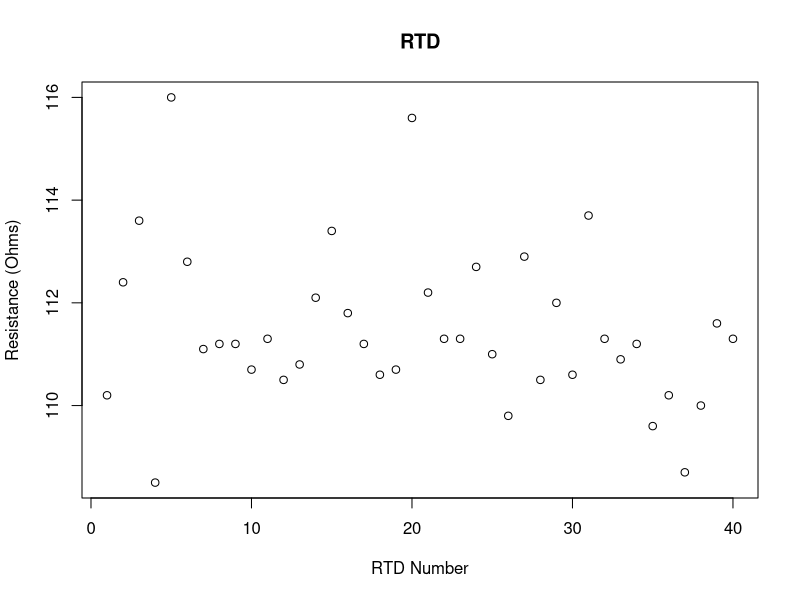

Source code (R):
# Michael Gunnarson
# Summer 2022
# Written in R 4.2.0

rm(list = ls())


# forty RTD's placed in 0.0 C ice bath, room temp = 30 C

R = c(110.2, 112.4, 113.6, 108.5, 116.0, 112.8, 111.1, 111.2, 
	111.2, 110.7, 111.3, 110.5, 110.8, 112.1, 113.4, 111.8, 
	111.2, 110.6, 110.7, 115.6, 112.2, 111.3, 111.3, 112.7, 
	111.0, 109.8, 112.9, 110.5, 112.0, 110.6, 113.7, 111.3, 
	110.9, 111.2, 109.6, 110.2, 108.7, 110.0, 111.6, 111.3)


dev.new()
plot(R, xlab = "RTD Number", ylab = "Resistance (Ohms)", main = "RTD")


### Functions



Newt <- function(ma) {
	# create function "func" st
	# if y = f(x)
	# func = f(x)-y, where y is fixed and x is the desired solution
	# found iteratively

	# initialize

	count = 0
	res = 1
	
	while(res > 1e-6 & count < 10000) {
		count = count +1
	
	
	
		if(count == 1) {
			ma_last = ma - 0.1 # manufacture one point
			f1 = func(ma_last)
		}

		f2 = func(ma)
		df = (f2-f1)/(ma-ma_last)
		ma_new = ma - f2/df
	
		res = abs(f2)

		# shift variables
		f1 = f2
		ma_last = ma
		ma = ma_new
		# at end of it all, desired mach number is ma_last
	}
	return(list(ma_last,res,count))
}


# test data:
# g = seq(from = 0, to = 4, length.out = 1000)
# f = x^2


trapz  <- function(x,y) {
	# trapezoidal integrator based on already known x,y data
	# x must be of equal distance, i don't think R could handle
	# trying to integrate anything else.  It couldn't handle the check
	# last time I tried it.
	dx = x[2]-x[1]
	end = length(x)

	A = dx/2*y[1] + sum(dx*y[2:(end-1)]) + dx/2*y[end]
	return(A)
	
}

# trapz(g,f)


mean_p_boot <- function(x,b,P) {
	# parametric bootstrap based off of code from professor shaw
	# at present, only takes on b value
	# beta values assumed normal distrbution
	# parametric is where the curve is assumed normal pdf distribution
	# nonparametric is where the resampling creates its own pdf distribution

	M = 1e4
	S = numeric(M)
	N = length(x)
	xbar = mean(x)
	sx = sd(x)
	for (m in 1:M) {
		xSample = rnorm(n = N, mean = xbar, sd = sx)
		beta = rnorm(n=1, mean=0, sd = b)
		xSample = xSample + beta
		S[m] <- mean(xSample)
	}
	Pmin = (1-P)/2
	Pmax = (1+P)/2
	
	return(list(mean(S),quantile(S, probs = c(Pmin,Pmax))))
	# quantile is 95% confidence level
	# mean is mean(S) with a 95% confidence level that it lies between
	# quantile values		
}


sd_p_boot <- function(x,b,P) {
	# parametric bootstrap based off of code from professor shaw
	# at present, only takes on b value
	# beta values assumed normal distrbution

	M = 1e4
	S = numeric(M)
	N = length(x)
	xbar = mean(x)
	sx = sd(x)
	for (m in 1:M) {
		xSample = rnorm(n = N, mean = xbar, sd = sx)
		beta = rnorm(n=1, mean=0, sd = b)
		xSample = xSample + beta
		S[m] <- sd(xSample)
	}
	Pmin = (1-P)/2
	Pmax = (1+P)/2
	
	return(list(mean(S),quantile(S, probs = c(Pmin,Pmax))))
	# quantile is 95% confidence level
	# the standard deviation is sd(S) with a 95% confidence level that it lies between
	# quantile values		
}



mean_np_boot <- function(x,b,P) {
	# nonparametric bootstrap based off of code from professor shaw
	# at present, only takes on b value
	# beta values assumed normal distrbution

	M = 1e4
	S = numeric(M)
	N = length(x)
	xbar = mean(x)
	sx = sd(x)
	for (m in 1:M) {
		xSample = sample(x, size = N, replace = TRUE)
		beta = rnorm(n=1, mean=0, sd = b)
		xSample = xSample + beta
		S[m] <- mean(xSample)
	}
	Pmin = (1-P)/2
	Pmax = (1+P)/2
	
	return(list(mean(S),quantile(S, probs = c(Pmin,Pmax))))
	# quantile is 95% confidence level
	# mean is mean(S) with a 95% confidence level that it lies between
	# quantile values		
}


sd_np_boot <- function(x,b,P) {
	# parametric bootstrap based off of code from professor shaw
	# at present, only takes on b value
	# beta values assumed normal distrbution

	M = 1e4
	S = numeric(M)
	N = length(x)
	xbar = mean(x)
	sx = sd(x)
	for (m in 1:M) {
		xSample = sample(x, size = N, replace = TRUE)
		beta = rnorm(n=1, mean=0, sd = b)
		xSample = xSample + beta
		S[m] <- sd(xSample)
	}
	Pmin = (1-P)/2
	Pmax = (1+P)/2
	
	return(list(mean(S),quantile(S, probs = c(Pmin,Pmax))))
	# quantile is 95% confidence level
	# the standard deviation is sd(S) with a 95% confidence level that it lies between
	# quantile values		
}





### 1.  Identify/quantify errors, random, systematic, in-evaluatable

random_errors = c('Resolution')
systematic_errors = c('Accuracy', '0.9% + 2')
inevaluatable_errors = c('Linearity')

random_errors
systematic_errors
inevaluatable_errors

### 2.  Identify outliers using Chauvenet's criterion, remove at end

m = mean(R)
N = length(R)
sdR = sd(R)

# translate to z:

z = (R-m)/sdR
P = 1-1/(2*N)

func <- function(zeta) {
	# set output of zeta function to be P/2
	# write function such that it is equal to zero (g = f(x) - y)
	int_fun <- function(zeta) {
		# integral part of the funciton, to be called by
		# trapezoidal rule function
		int = exp(-zeta^2/2)
		return(int)
	}
	x = seq(from = 0, to = zeta, length.out = 10000)
	y = int_fun(x)
	zer = 1/(2*pi)^0.5 * trapz(x,y) - P/2

}

z_max = Newt(0.2)[[1]] # newton's method to solve for Z_max

remove = R[abs(z) >= z_max]
chauv = R[abs(z) < z_max]

mchv = mean(chauv)
Nchv = length(chauv)
sdchv  = sd(chauv)

m = mchv
N = Nchv
sdR = sdchv

### 3.  Evaluate 95% uncertainty interval for the mean of population using
      # non parametric M.C. approach.  Parametric MC can be used for systematic errors
	

# with code from professor Shaw:

# given that:
# Accuracy = beta = 0.9% + 2 of reading


find_beta <- function(R) {
	# 0.9% + 2

	end = length(R)
	betaMin = numeric(end)
	betaMax = betaMin
	

	for (i in 1:length(R)) {
		# since beta is a percentage of each reading, each reading has
		# a corresponding beta.  Need to loop to find them all	
		
		betaMax[i] = R[i] + (0.9/100*(R[i]+0.2)+0.2)
		betaMin[i] = R[i] - (0.9/100*(R[i]+0.2)+0.2)
		# https://www.es.co.th/Schemetic/PDF/FLUKE-114-117.PDF
		# https://www.fluke.com/en-us/learn/blog/digital-multimeters/accuracy-precision
	
	}
	
	return(list(betaMax,betaMin))

}




beta = find_beta(R)
P = 0.95

b = c(beta[[1]],beta[[2]])
b = sd(b)

par_mean = mean_p_boot(R,b,P)
npar_mean = mean_np_boot(R,b,P)

par_mean
npar_mean


### 4.  Evaluate 95% uncertainty interval for the standard deviation of the population
	# use nonparametric MC approach.  Use parametric MC for systematic errors


par_sd = sd_p_boot(R,b,P)
npar_sd = sd_np_boot(R,b,P)

par_sd
npar_sd
